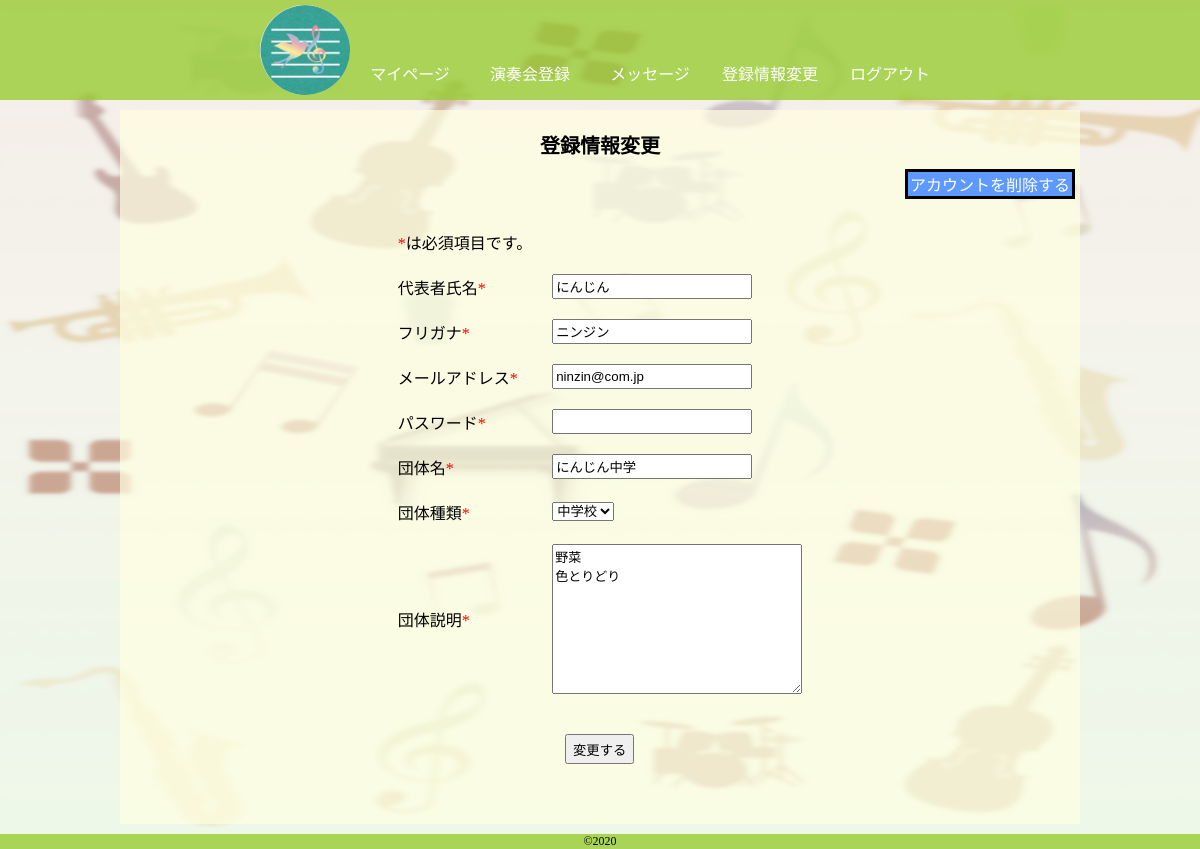
Screenshot of /promote/update.php (signed in) with the database file from the repository.
### tables this page shows
CREATE TABLE `promots` (
  `id` int(11) NOT NULL,
  `name` varchar(11) NOT NULL,
  `kana` varchar(11) NOT NULL,
  `email` varchar(255) NOT NULL,
  `password` varchar(255) NOT NULL,
  `role` int(1) NOT NULL COMMENT '0:一般 1:主催者 2:管理者',
  `group_name` varchar(255) NOT NULL,
  `group_class` varchar(11) NOT NULL,
  `group_detail` varchar(500) NOT NULL,
  `created_at` timestamp NULL DEFAULT NULL,
  `updated_at` datetime NOT NULL DEFAULT '1000-01-01 00:00:00',
  `token` varchar(500) DEFAULT NULL,
  `delete_flg` varchar(11) NOT NULL
);

### model/DB.php (called while the page is built, shortened)
<?php
class DB{
  private $host;
  private $dbname;
  private $user;
  private $pass;
  public function __construct($host,$dbname,$user,$pass){
    $this->host = $host;
    $this->dbname = $dbname;
    $this->user = $user;
    $this->pass = $pass;
  }
  public function connectDb(){
    $this->connect = new PDO('mysql:dbname='.$this->dbname.';host='.$this->host.';charset=utf8',$this->user,$this->pass);
  }
}

### model/Promote_user.php (called while the page is built, shortened)
<?php
require_once "DB.php";
class Promote_user extends DB{
  public function findById($id){
    $sql = 'SELECT * FROM promots WHERE id = :id';
    $stmt = $this->connect->prepare($sql);
    $params = array(':id' => $id);
    $stmt->execute($params);
    $result = $stmt->fetch();
    return $result;
  }
}

### config/config.php (called while the page is built)
<?php
$host = 'localhost';
$dbname = 'create_php';
$user = 'root';
$pass = 'root';

### promote/update.php (the view, shortened to what this page needs)
<?php
require_once "../config/config.php";
require_once "../model/Promote_user.php";
function h($post){
  return htmlspecialchars($post,ENT_QUOTES,'UTF-8');
}
try{
  $Promote = new Promote_user($host,$dbname,$user,$pass);
  $Promote->connectDb();
  $result['User'] = $Promote->findById($_SESSION['log']['id']);
}
catch(PDOException $e){
  echo 'エラー'.$e->getMessage();
}
?>
<!DOCTYPE html>
<html lang="ja">
  <head>
    <link rel="stylesheet" type="text/css" href="../css/base.css">
    <link rel="stylesheet" type="text/css" href="../css/login.css">
  </head>
  <body>
    <?php
    require_once "header.php";
    ?>
    <div class="login">
      <div class="wrap">
        <p class="p_head">登録情報変更</p>
        <div id="delet">
          <a href="?del=<?= $result['User']['id']?>" onClick="if(!confirm('お使いのアカウントが削除されますがよろしいですか？')) return false;">アカウントを削除する</a>
        </div>
        <form action="" method="post">
          <table>
            <th id="size14"><span>*</span>は必須項目です。</th>
            <tr>
              <th>代表者氏名<span>*</span></th>
              <td><input type="text" name="name" value="<?= h($result['User']['name'])?>"></td>
            </tr>
            <tr>
              <th>フリガナ<span>*</span></th>
              <td><input type="text" name="kana" value="<?= h($result['User']['kana'])?>"></td>
            </tr>
            <tr>
              <th>メールアドレス<span>*</span></th>
              <td><input type="text" name="email" value="<?= h($result['User']['email'])?>"></td>
            </tr>
            <tr>
              <th>パスワード<span>*</span></th>
              <td><input type="password" name="password"></td>
            </tr>
            <tr>
              <th>団体名<span>*</span></th>
              <td><input type="text" name="group_name" value="<?= h($result['User']['group_name'])?>"></td>
            </tr>
            <tr>
              <th>団体種類<span>*</span></th>
              <td>
                <select name="group_class">
                  <option value="中学校" <?php if($result['User']['group_class'] === "中学校") echo "selected"?>>中学校</option>
                </select>
              </td>
            </tr>
            <tr>
              <th>団体説明<span>*</span></th>
              <td><textarea type="text" name="group_detail"><?= h($result['User']['group_detail'])?></textarea></td>
            </tr>
          </table>
          <div class="botan">
            <input class="submit" type="submit" name="submit" value="変更する">
          </div>
        </form>
      </div>
    </div>
    <?php
    require_once "../html/footer.php";
    ?>
  </body>
</html>

### css/base.css (style rules this page uses)
body, h1, h2, h3, h4, h5, h6, p, address, ul, ol, li, dl, dt, dd, img, form, table, tr, th, td { margin: 0; padding: 0; border: none; font-style: normal; font-weight: normal; font-size: 100%; text-align: left; list-style-type: none; border-collapse: collapse; }
textarea { font-size: 100%; vertical-align:middle; }
input { line-height:auto;vertical-align:middle; }
a { text-decoration: none; }
body { font-family:'ヒラギノ角ゴ Pro W3','Hiragino Kaku Gothic Pro','メイリオ',Meiryo,'ＭＳ Ｐゴシック',sans-serif; }
* { -webkit-box-sizing: border-box; -moz-box-sizing: border-box; -o-box-sizing: border-box; -ms-box-sizing: border-box; box-sizing: border-box; }
body { font-family: 'ヒラギノ丸ゴ Pro W4'; background-image: url(../image/image8-2-2.png); background-size: 100% 100%; background-repeat: no-repeat; display: flex; flex-flow: column; min-height: 100vh; }
.wrap { width: 60%; margin: 10px auto; padding: 20px 0; background-color: rgba(255,255,225,0.7); }
.p_head { font-size: 20px; font-weight: bold; text-align: center; }
span { color: red; }
@media screen and (max-width: 1300px) { .wrap { width: 80%; } }

### css/login.css (style rules this page uses)
p { text-align: center; }
#delet { width: 170px; margin: 10px 5px 10px auto; border: 3px solid #000; background-color: #5d99ff; text-align: center; }
#delet a { color: #fff; }
table { margin: 20px auto; }
tr { height: 45px; }
td { padding-left: 20px; }
table input { width: 200px; height: 25px; }
textarea { width: 250px; height: 150px; margin: 10px auto; }
.botan { width: 70px; margin: 30px auto 40px auto; }
.submit { height: 30px; }

### rows the page displays
promots: name "にんじん", kana "ニンジン", email "ninzin@com.jp", group_name "にんじん中学", group_class "中学校", group_detail "野菜 色とりどり"
